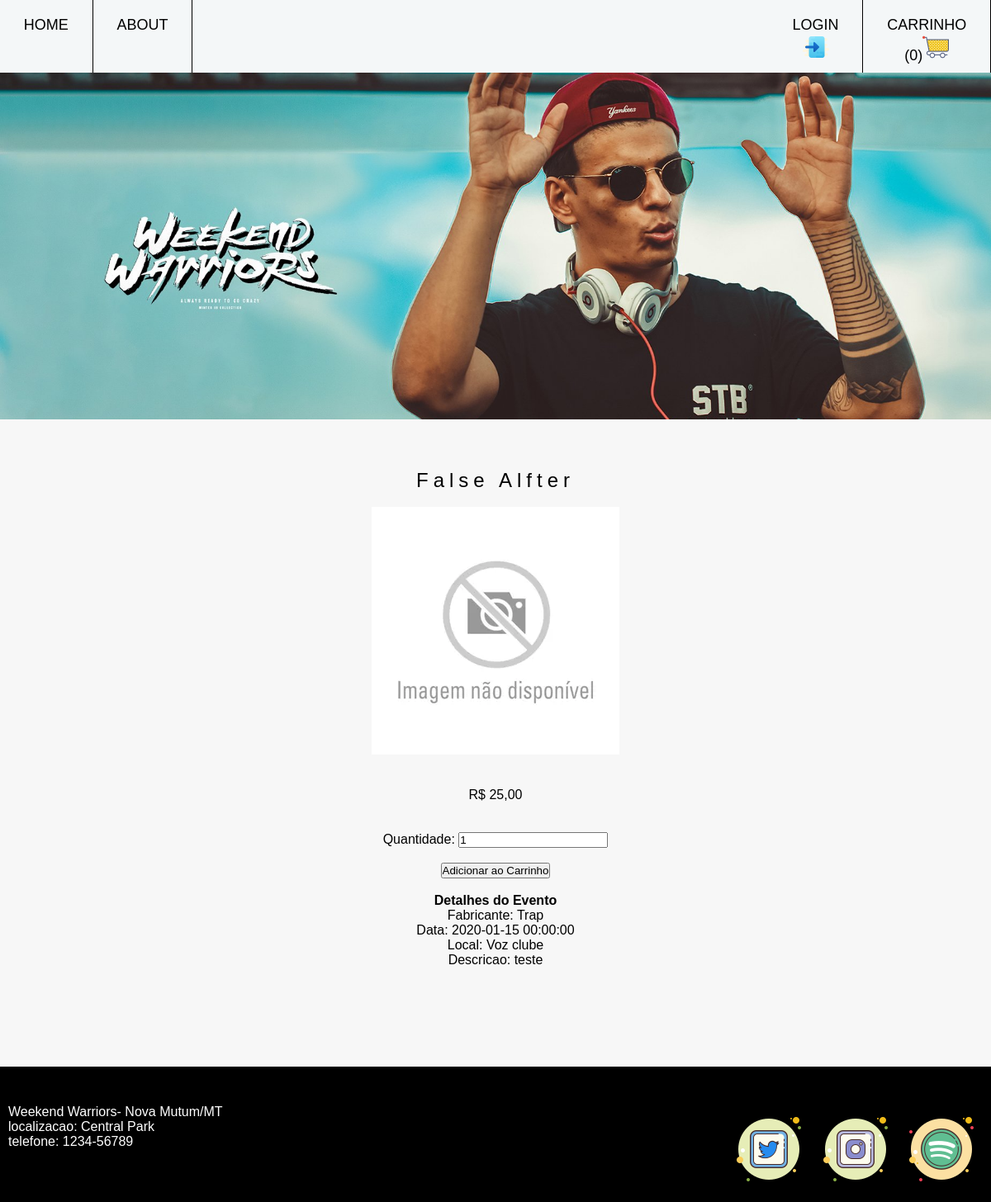
The page /weekend/evento.php?id=4 on the database its author committed.
### tables this page shows
CREATE TABLE IF NOT EXISTS `evento` (
  `id` INTEGER AUTO_INCREMENT PRIMARY KEY,  
  `nome` VARCHAR(50) NOT NULL, 
  `idFabricante` INTEGER,  
  `imagem` VARCHAR(50),
  `LocalEvento` VARCHAR(50),
  `dataEvento` DATETIME,
  `descricao` TEXT,
  `qtde` integer,
  `valor` real,

  FOREIGN KEY (idFabricante) REFERENCES fabricante(id) 
);

CREATE TABLE `fabricante` (
  id INTEGER AUTO_INCREMENT PRIMARY KEY,  
  nome VARCHAR(50) NOT NULL   
);

### weekend/classes/Evento.php (called while the page is built, shortened)
<?php
require_once "BD.php";
class Evento{
	private $conexao;
	function __construct(){
		$this->conexao = new BD();
	}
	function consultaEvento($id){
		$sql = "SELECT evento.id as idEvento, evento.nome as nomeEvento, imagem, LocalEvento, dataEvento, descricao,
		qtde, valor as valorFinal, fabricante.id as idFabricante,
		fabricante.nome as nomeFabricante FROM evento LEFT JOIN fabricante ON
		evento.idFabricante = fabricante.id WHERE evento.id = $id";
		return $this->conexao->select($sql);
	}
}
?>

### weekend/classes/BD.php (called while the page is built, shortened)
<?php
class BD {
	private $host = "localhost";
	private $user = "root";
	private $password = "";
	private $database = "weekend";
	private $conexao;
	function __construct(){
		$this->conexao = new PDO("mysql:host=".$this->host.";dbname=" . $this->database, $this->user, $this->password);
	}
	function select($sql){
		$stmt = $this->conexao->query($sql);
		return $stmt->fetchAll();
	}
}
?>

### weekend/includes/functions.php (called while the page is built)
<?php
function mostraImagem($nomeArquivo){
	if($nomeArquivo =='')
		return "default.jpg";
	else
		return $nomeArquivo;
}
function formataPreco($valor){
	return "R$ ".str_replace(".", ",", number_format($valor, 2));
}
?>

### weekend/evento.php (the view, shortened to what this page needs)
<?php include "includes/cabecalho.php"; ?>
    <div class="container">
        <section class="col-2">
            <?php
            require_once "classes/Evento.php";
            require_once "includes/functions.php";
            if (!isset($_GET['id']) || !is_numeric($_GET['id'])) {
                echo "<h2>Identificador de evento inválido</h2>";
            } else {
                $obj = new Evento();
                $evento = $obj->consultaEvento($_GET['id']);
                if (empty($evento)) {
                    echo "<h2>Evento não encontrado</h2>";
                } else {
                    ?>
                    <div class="detalhes-evento">
                        <h2><?= $evento[0]['nomeEvento']; ?></h2>
                        <br>
                        <figure>
                            <img src="Img/vintage/<?= mostraImagem($evento[0]['imagem']); ?>" alt="<?= $evento[0]['nomeEvento']; ?>">
                        </figure>
                        <div class="form">
                            <p>
                             <br><br>
                                <span class="precoFinal">
                                    <?= formataPreco($evento[0]['valorFinal']); ?>
                                </span>
                            </p>
                            <br><br>
                            <form action="adiciona.php" method="post" id="add-carrinho">
                                <label for="quantidade">Quantidade:</label>
                                <input type="number" name="quantidade" value="1" min="1">
                                <br><br>
                                <input type="submit" value="Adicionar ao Carrinho" name="adicionar">
                                <br><br>
                            </form>
                        </div>
                        <div class="detalhes">
                            <h4>Detalhes do Evento</h4>
                            <p class="fab">Fabricante: <?= ($evento[0]['nomeFabricante'] == NULL) ? "Não informado" : $evento[0]['nomeFabricante']; ?></p>
                            <p class="dataEvento">Data: <?= nl2br($evento[0]['dataEvento']) ?></p>
                            <p class="LocalEvento">Local: <?= nl2br($evento[0]['LocalEvento']) ?></p>
                            <p class="desc">Descricao: <?= nl2br($evento[0]['descricao']) ?></p>
                        </div>
                    </div>
            <?php
                }
            }
            ?>
        </section>
    </div>
    <?php include "includes/rodape.php"; ?>

### weekend/css/style.css (style rules this page uses)
* { margin: 0; padding: 0; }
body { font-family: "Work Sans", sans-serif; box-sizing: border-box; background-color: #F7F7F7; }
h1, h2, h3 { font-weight: lighter; letter-spacing: 6px; color: black; margin-top: -40px; }
.col-2 { color: black; padding: 100px; text-align: center; }
.container { max-width: 1100px; margin: auto; }

### rows shown on the page
evento: nome "False Alfter", valor "R$ 25,00", idFabricante.nome "Trap", dataEvento "2020-01-15 00:00:00", LocalEvento "Voz clube", descricao "teste"
